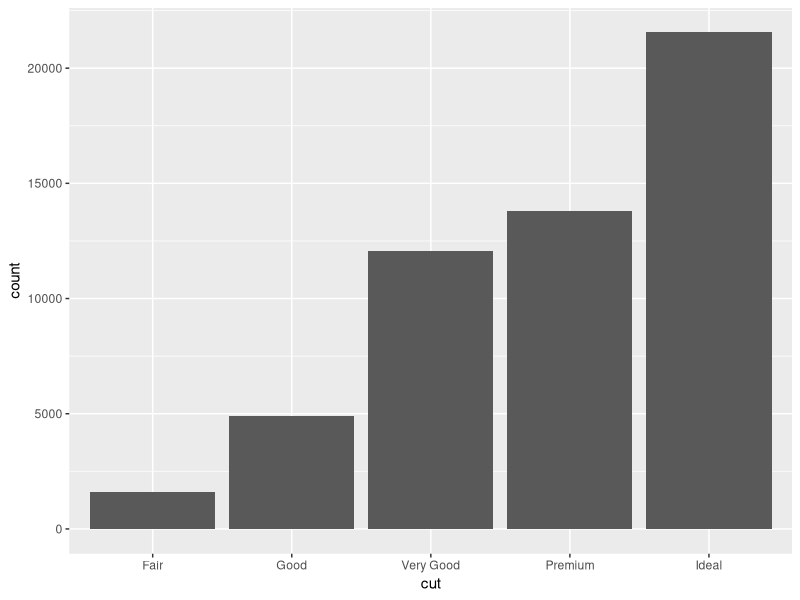
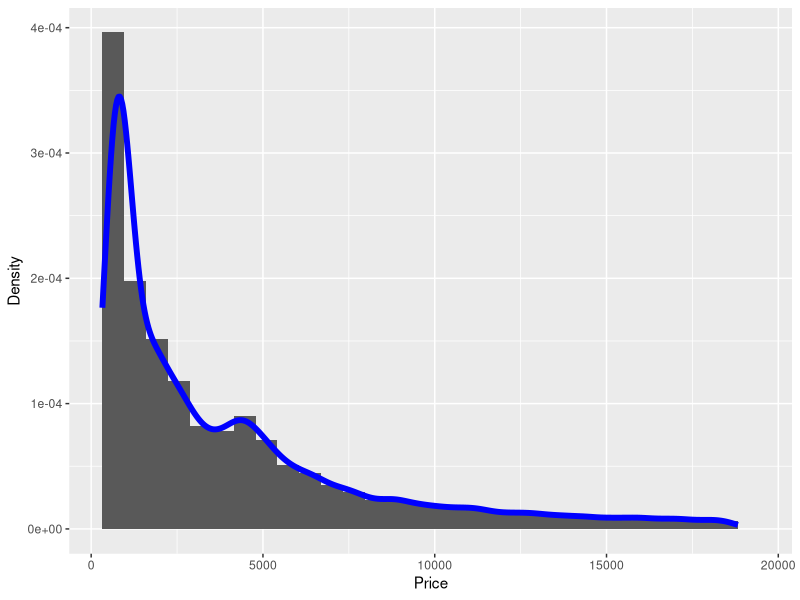

Source code (R) for these figures, in order:
library(tidyverse)

diamonds <- read_csv("datasets/diamonds - diamonds.csv")
glimpse(diamonds)

# Set variable cut as factor
diamonds$cut <- factor(diamonds$cut, 
    levels = c("Fair", "Good", "Very Good", "Premium", "Ideal"))

# Barplot of variable cut
barplot_cut <- ggplot(diamonds, aes(x = cut)) +
    geom_bar()

# Save plot
ggsave("plots/barplot_cut.png", barplot_cut, width = 10, height = 10, dpi = 300)

# Histogram + Density of variable price
histogram_price <- ggplot(diamonds, aes(x = price)) +
    geom_histogram(aes(y=..density..)) + 
    geom_density(color="blue", size=2) +
    xlab("Price") + ylab("Density")

# Save plot
ggsave("plots/histogram_price.png", histogram_price, width = 10, height = 10, dpi = 300)